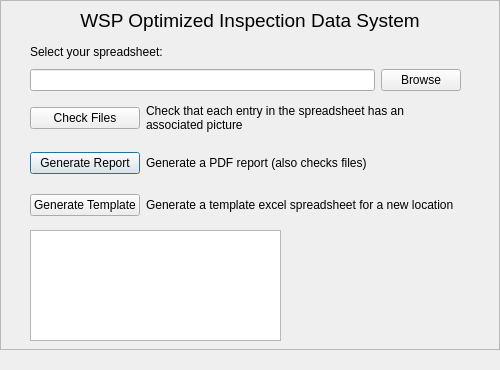
<?xml version="1.0" encoding="UTF-8"?>
<ui version="4.0">
 <class>MainWindow</class>
 <widget class="QMainWindow" name="MainWindow">
  <property name="geometry">
   <rect>
    <x>0</x>
    <y>0</y>
    <width>500</width>
    <height>370</height>
   </rect>
  </property>
  <property name="windowTitle">
   <string>WOIDS</string>
  </property>
  <widget class="QWidget" name="centralwidget">
   <widget class="QFrame" name="frame">
    <property name="geometry">
     <rect>
      <x>0</x>
      <y>0</y>
      <width>500</width>
      <height>350</height>
     </rect>
    </property>
    <property name="sizePolicy">
     <sizepolicy hsizetype="Minimum" vsizetype="Minimum">
      <horstretch>0</horstretch>
      <verstretch>0</verstretch>
     </sizepolicy>
    </property>
    <property name="frameShape">
     <enum>QFrame::StyledPanel</enum>
    </property>
    <property name="frameShadow">
     <enum>QFrame::Raised</enum>
    </property>
    <widget class="QLabel" name="label">
     <property name="geometry">
      <rect>
       <x>0</x>
       <y>0</y>
       <width>500</width>
       <height>41</height>
      </rect>
     </property>
     <property name="font">
      <font>
       <pointsize>14</pointsize>
      </font>
     </property>
     <property name="text">
      <string>WSP Optimized Inspection Data System</string>
     </property>
     <property name="alignment">
      <set>Qt::AlignCenter</set>
     </property>
    </widget>
    <widget class="QWidget" name="verticalLayoutWidget">
     <property name="geometry">
      <rect>
       <x>30</x>
       <y>40</y>
       <width>431</width>
       <height>51</height>
      </rect>
     </property>
     <layout class="QVBoxLayout" name="verticalLayout">
      <item>
       <layout class="QHBoxLayout" name="horizontalLayout_2">
        <item>
         <widget class="QLabel" name="select_label">
          <property name="text">
           <string>Select your spreadsheet:</string>
          </property>
         </widget>
        </item>
        <item>
         <widget class="QLabel" name="error_label">
          <property name="text">
           <string/>
          </property>
          <property name="textFormat">
           <enum>Qt::AutoText</enum>
          </property>
         </widget>
        </item>
       </layout>
      </item>
      <item>
       <layout class="QHBoxLayout" name="horizontalLayout">
        <item>
         <widget class="QLineEdit" name="folder_path">
          <property name="readOnly">
           <bool>true</bool>
          </property>
         </widget>
        </item>
        <item>
         <widget class="QPushButton" name="browse_button">
          <property name="text">
           <string>Browse</string>
          </property>
         </widget>
        </item>
       </layout>
      </item>
     </layout>
    </widget>
    <widget class="QLabel" name="label_4">
     <property name="geometry">
      <rect>
       <x>310</x>
       <y>250</y>
       <width>150</width>
       <height>76</height>
      </rect>
     </property>
     <property name="text">
      <string/>
     </property>
     <property name="pixmap">
      <pixmap>images/img-png-wsp-red.png</pixmap>
     </property>
     <property name="scaledContents">
      <bool>true</bool>
     </property>
    </widget>
    <widget class="QWidget" name="gridLayoutWidget">
     <property name="geometry">
      <rect>
       <x>30</x>
       <y>90</y>
       <width>431</width>
       <height>141</height>
      </rect>
     </property>
     <layout class="QGridLayout" name="gridLayout" columnstretch="0,2">
      <item row="1" column="0">
       <widget class="QPushButton" name="generate_button">
        <property name="sizePolicy">
         <sizepolicy hsizetype="Minimum" vsizetype="Fixed">
          <horstretch>0</horstretch>
          <verstretch>0</verstretch>
         </sizepolicy>
        </property>
        <property name="text">
         <string>Generate Report</string>
        </property>
        <property name="default">
         <bool>true</bool>
        </property>
        <property name="flat">
         <bool>false</bool>
        </property>
       </widget>
      </item>
      <item row="2" column="0">
       <widget class="QPushButton" name="template_button">
        <property name="sizePolicy">
         <sizepolicy hsizetype="Minimum" vsizetype="Fixed">
          <horstretch>0</horstretch>
          <verstretch>0</verstretch>
         </sizepolicy>
        </property>
        <property name="text">
         <string>Generate Template</string>
        </property>
        <property name="default">
         <bool>false</bool>
        </property>
        <property name="flat">
         <bool>false</bool>
        </property>
       </widget>
      </item>
      <item row="0" column="0">
       <widget class="QPushButton" name="check_button">
        <property name="text">
         <string>Check Files</string>
        </property>
       </widget>
      </item>
      <item row="0" column="1">
       <widget class="QLabel" name="label_2">
        <property name="text">
         <string>Check that each entry in the spreadsheet has an associated picture</string>
        </property>
        <property name="wordWrap">
         <bool>true</bool>
        </property>
       </widget>
      </item>
      <item row="1" column="1">
       <widget class="QLabel" name="label_3">
        <property name="text">
         <string>Generate a PDF report (also checks files)</string>
        </property>
        <property name="wordWrap">
         <bool>true</bool>
        </property>
       </widget>
      </item>
      <item row="2" column="1">
       <widget class="QLabel" name="label_5">
        <property name="text">
         <string>Generate a template excel spreadsheet for a new location</string>
        </property>
        <property name="wordWrap">
         <bool>true</bool>
        </property>
       </widget>
      </item>
     </layout>
    </widget>
    <widget class="QTextBrowser" name="info_box">
     <property name="geometry">
      <rect>
       <x>30</x>
       <y>230</y>
       <width>251</width>
       <height>111</height>
      </rect>
     </property>
     <property name="html">
      <string>&lt;!DOCTYPE HTML PUBLIC &quot;-//W3C//DTD HTML 4.0//EN&quot; &quot;http://www.w3.org/TR/REC-html40/strict.dtd&quot;&gt;
&lt;html&gt;&lt;head&gt;&lt;meta name=&quot;qrichtext&quot; content=&quot;1&quot; /&gt;&lt;style type=&quot;text/css&quot;&gt;
p, li { white-space: pre-wrap; }
&lt;/style&gt;&lt;/head&gt;&lt;body style=&quot; font-family:'MS Shell Dlg 2'; font-size:8.25pt; font-weight:400; font-style:normal;&quot;&gt;
&lt;p style=&quot;-qt-paragraph-type:empty; margin-top:0px; margin-bottom:0px; margin-left:0px; margin-right:0px; -qt-block-indent:0; text-indent:0px;&quot;&gt;&lt;br /&gt;&lt;/p&gt;&lt;/body&gt;&lt;/html&gt;</string>
     </property>
    </widget>
   </widget>
  </widget>
 </widget>
 <resources/>
 <connections/>
</ui>
